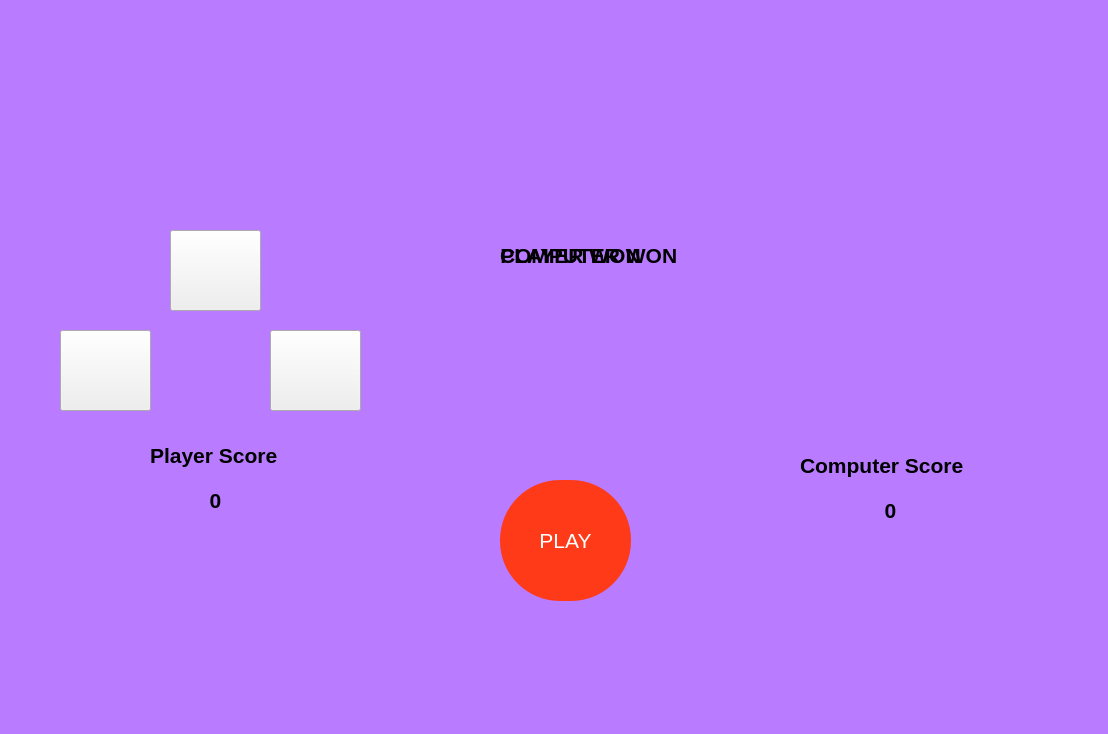
<?xml version="1.0" encoding="UTF-8"?>
<ui version="4.0">
 <class>MainWindow</class>
 <widget class="QMainWindow" name="MainWindow">
  <property name="geometry">
   <rect>
    <x>0</x>
    <y>0</y>
    <width>1108</width>
    <height>734</height>
   </rect>
  </property>
  <property name="minimumSize">
   <size>
    <width>1108</width>
    <height>734</height>
   </size>
  </property>
  <property name="maximumSize">
   <size>
    <width>1108</width>
    <height>734</height>
   </size>
  </property>
  <property name="windowTitle">
   <string>Rock Paper Scissors</string>
  </property>
  <property name="windowIcon">
   <iconset resource="icons.qrc">
    <normaloff>:/icons/gameico.png</normaloff>:/icons/gameico.png</iconset>
  </property>
  <property name="styleSheet">
   <string notr="true"/>
  </property>
  <property name="iconSize">
   <size>
    <width>24</width>
    <height>45</height>
   </size>
  </property>
  <widget class="QWidget" name="centralwidget">
   <property name="styleSheet">
    <string notr="true">#centralwidget{

	
	background-color: rgb(185, 123, 255);
}</string>
   </property>
   <widget class="QLabel" name="label_paper">
    <property name="geometry">
     <rect>
      <x>860</x>
      <y>330</y>
      <width>81</width>
      <height>81</height>
     </rect>
    </property>
    <property name="maximumSize">
     <size>
      <width>81</width>
      <height>16777215</height>
     </size>
    </property>
    <property name="styleSheet">
     <string notr="true">border-image: url(:/icons/justPaper.png);</string>
    </property>
    <property name="text">
     <string/>
    </property>
   </widget>
   <widget class="QLabel" name="label_rock">
    <property name="geometry">
     <rect>
      <x>850</x>
      <y>330</y>
      <width>91</width>
      <height>81</height>
     </rect>
    </property>
    <property name="styleSheet">
     <string notr="true">border-image: url(:/icons/justRock.png);</string>
    </property>
    <property name="text">
     <string/>
    </property>
   </widget>
   <widget class="QLabel" name="label_scissors">
    <property name="geometry">
     <rect>
      <x>850</x>
      <y>330</y>
      <width>91</width>
      <height>81</height>
     </rect>
    </property>
    <property name="styleSheet">
     <string notr="true">border-image: url(:/icons/justScissors.png);</string>
    </property>
    <property name="text">
     <string/>
    </property>
   </widget>
   <widget class="QPushButton" name="pushButton_playButton">
    <property name="geometry">
     <rect>
      <x>500</x>
      <y>480</y>
      <width>131</width>
      <height>121</height>
     </rect>
    </property>
    <property name="font">
     <font>
      <family>MS Shell Dlg 2</family>
      <pointsize>16</pointsize>
      <weight>9</weight>
      <italic>false</italic>
      <bold>false</bold>
     </font>
    </property>
    <property name="styleSheet">
     <string notr="true">QPushButton{
	border-radius : 60px;
	background-color: rgb(255, 58, 24);
	color: rgb(255, 255, 255);
	font: 75 16pt &quot;MS Shell Dlg 2&quot;;
}



QPushButton:hover{
background-color: rgb(255, 0, 4);
	font: 75 20pt &quot;MS Shell Dlg 2&quot;

}</string>
    </property>
    <property name="text">
     <string>PLAY</string>
    </property>
   </widget>
   <widget class="QPushButton" name="pushButton_Paper">
    <property name="geometry">
     <rect>
      <x>270</x>
      <y>330</y>
      <width>91</width>
      <height>81</height>
     </rect>
    </property>
    <property name="styleSheet">
     <string notr="true">QPushButton{

	border-image: url(:/icons/justPaper.png);
}


QPushButton:hover{

	
	background-color: rgb(99, 189, 186);
}</string>
    </property>
    <property name="text">
     <string/>
    </property>
    <property name="iconSize">
     <size>
      <width>32</width>
      <height>32</height>
     </size>
    </property>
   </widget>
   <widget class="QPushButton" name="pushButton_Rock">
    <property name="geometry">
     <rect>
      <x>60</x>
      <y>330</y>
      <width>91</width>
      <height>81</height>
     </rect>
    </property>
    <property name="styleSheet">
     <string notr="true">QPushButton{

	border-image: url(:/icons/justRock.png);
}

QPushButton:hover{
background-color: rgb(255, 101, 24);
	background-color: rgb(242, 102, 81);
}
</string>
    </property>
    <property name="text">
     <string/>
    </property>
    <property name="iconSize">
     <size>
      <width>32</width>
      <height>32</height>
     </size>
    </property>
   </widget>
   <widget class="QPushButton" name="pushButton_Scissors">
    <property name="geometry">
     <rect>
      <x>170</x>
      <y>230</y>
      <width>91</width>
      <height>81</height>
     </rect>
    </property>
    <property name="styleSheet">
     <string notr="true">QPushButton{

	border-image: url(:/icons/justScissors.png);
}


QPushButton:hover{

	background-color: rgb(246, 189, 74);
}
</string>
    </property>
    <property name="text">
     <string/>
    </property>
    <property name="iconSize">
     <size>
      <width>32</width>
      <height>32</height>
     </size>
    </property>
   </widget>
   <widget class="QLabel" name="label_playerScoreText">
    <property name="geometry">
     <rect>
      <x>150</x>
      <y>430</y>
      <width>141</width>
      <height>51</height>
     </rect>
    </property>
    <property name="font">
     <font>
      <family>MS Shell Dlg 2</family>
      <pointsize>16</pointsize>
      <weight>75</weight>
      <italic>false</italic>
      <bold>true</bold>
     </font>
    </property>
    <property name="styleSheet">
     <string notr="true"/>
    </property>
    <property name="text">
     <string>Player Score</string>
    </property>
   </widget>
   <widget class="QLabel" name="label_computerScoreText">
    <property name="geometry">
     <rect>
      <x>800</x>
      <y>440</y>
      <width>181</width>
      <height>51</height>
     </rect>
    </property>
    <property name="font">
     <font>
      <pointsize>16</pointsize>
      <weight>75</weight>
      <bold>true</bold>
     </font>
    </property>
    <property name="styleSheet">
     <string notr="true"/>
    </property>
    <property name="text">
     <string>Computer Score</string>
    </property>
   </widget>
   <widget class="QLabel" name="label_playerScore">
    <property name="geometry">
     <rect>
      <x>190</x>
      <y>490</y>
      <width>51</width>
      <height>21</height>
     </rect>
    </property>
    <property name="font">
     <font>
      <pointsize>16</pointsize>
      <weight>75</weight>
      <bold>true</bold>
     </font>
    </property>
    <property name="text">
     <string>0</string>
    </property>
    <property name="alignment">
     <set>Qt::AlignCenter</set>
    </property>
   </widget>
   <widget class="QLabel" name="label_computerScore">
    <property name="geometry">
     <rect>
      <x>870</x>
      <y>500</y>
      <width>41</width>
      <height>21</height>
     </rect>
    </property>
    <property name="font">
     <font>
      <pointsize>16</pointsize>
      <weight>75</weight>
      <bold>true</bold>
     </font>
    </property>
    <property name="text">
     <string>0</string>
    </property>
    <property name="alignment">
     <set>Qt::AlignCenter</set>
    </property>
   </widget>
   <widget class="QLabel" name="label">
    <property name="geometry">
     <rect>
      <x>220</x>
      <y>80</y>
      <width>701</width>
      <height>111</height>
     </rect>
    </property>
    <property name="styleSheet">
     <string notr="true">border-image: url(:/icons/titleOfGame - Kopya.png);</string>
    </property>
    <property name="text">
     <string/>
    </property>
   </widget>
   <widget class="QLabel" name="label_playerWonText">
    <property name="geometry">
     <rect>
      <x>490</x>
      <y>220</y>
      <width>161</width>
      <height>71</height>
     </rect>
    </property>
    <property name="font">
     <font>
      <pointsize>16</pointsize>
      <weight>75</weight>
      <bold>true</bold>
     </font>
    </property>
    <property name="text">
     <string>PLAYER WON</string>
    </property>
    <property name="alignment">
     <set>Qt::AlignCenter</set>
    </property>
   </widget>
   <widget class="QLabel" name="label_computerWonText">
    <property name="geometry">
     <rect>
      <x>500</x>
      <y>240</y>
      <width>181</width>
      <height>31</height>
     </rect>
    </property>
    <property name="font">
     <font>
      <pointsize>16</pointsize>
      <weight>75</weight>
      <bold>true</bold>
     </font>
    </property>
    <property name="text">
     <string>COMPUTER WON</string>
    </property>
   </widget>
   <widget class="QLabel" name="label_computerWonPic">
    <property name="geometry">
     <rect>
      <x>490</x>
      <y>290</y>
      <width>161</width>
      <height>151</height>
     </rect>
    </property>
    <property name="styleSheet">
     <string notr="true">border-image: url(:/icons/computerWinPic.png);</string>
    </property>
    <property name="text">
     <string/>
    </property>
   </widget>
   <widget class="QLabel" name="label_playerWonPic">
    <property name="geometry">
     <rect>
      <x>510</x>
      <y>300</y>
      <width>121</width>
      <height>111</height>
     </rect>
    </property>
    <property name="styleSheet">
     <string notr="true">border-image: url(:/icons/playerWinPic.png);</string>
    </property>
    <property name="text">
     <string/>
    </property>
   </widget>
  </widget>
 </widget>
 <resources>
  <include location="icons.qrc"/>
 </resources>
 <connections/>
</ui>
